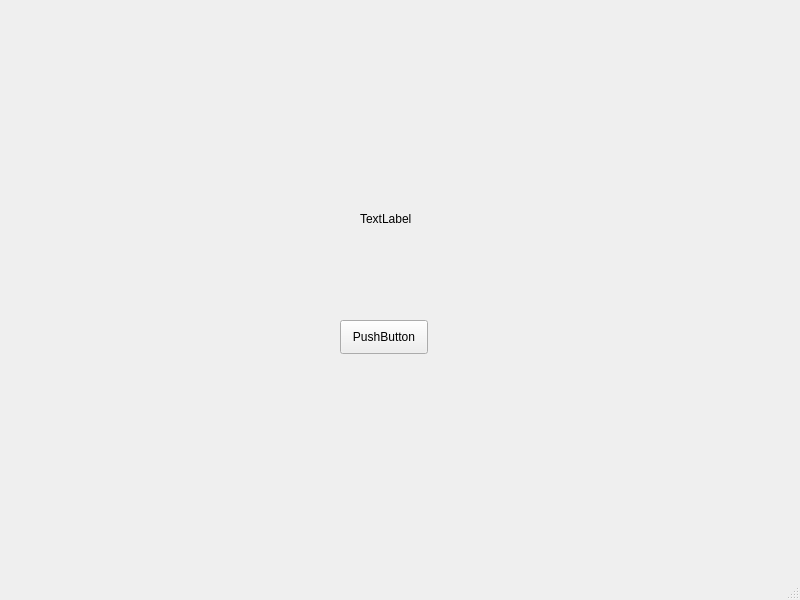
<?xml version="1.0" encoding="UTF-8"?>
<ui version="4.0">
 <class>MainWindow</class>
 <widget class="QMainWindow" name="MainWindow">
  <property name="geometry">
   <rect>
    <x>0</x>
    <y>0</y>
    <width>800</width>
    <height>600</height>
   </rect>
  </property>
  <property name="windowTitle">
   <string>MainWindow</string>
  </property>
  <widget class="QWidget" name="centralwidget">
   <widget class="QPushButton" name="pushButton">
    <property name="geometry">
     <rect>
      <x>340</x>
      <y>320</y>
      <width>88</width>
      <height>34</height>
     </rect>
    </property>
    <property name="text">
     <string>PushButton</string>
    </property>
   </widget>
   <widget class="QLabel" name="label">
    <property name="geometry">
     <rect>
      <x>360</x>
      <y>210</y>
      <width>58</width>
      <height>18</height>
     </rect>
    </property>
    <property name="text">
     <string>TextLabel</string>
    </property>
   </widget>
  </widget>
  <widget class="QMenuBar" name="menubar">
   <property name="geometry">
    <rect>
     <x>0</x>
     <y>0</y>
     <width>800</width>
     <height>30</height>
    </rect>
   </property>
  </widget>
  <widget class="QStatusBar" name="statusbar"/>
 </widget>
 <resources/>
 <connections/>
</ui>
